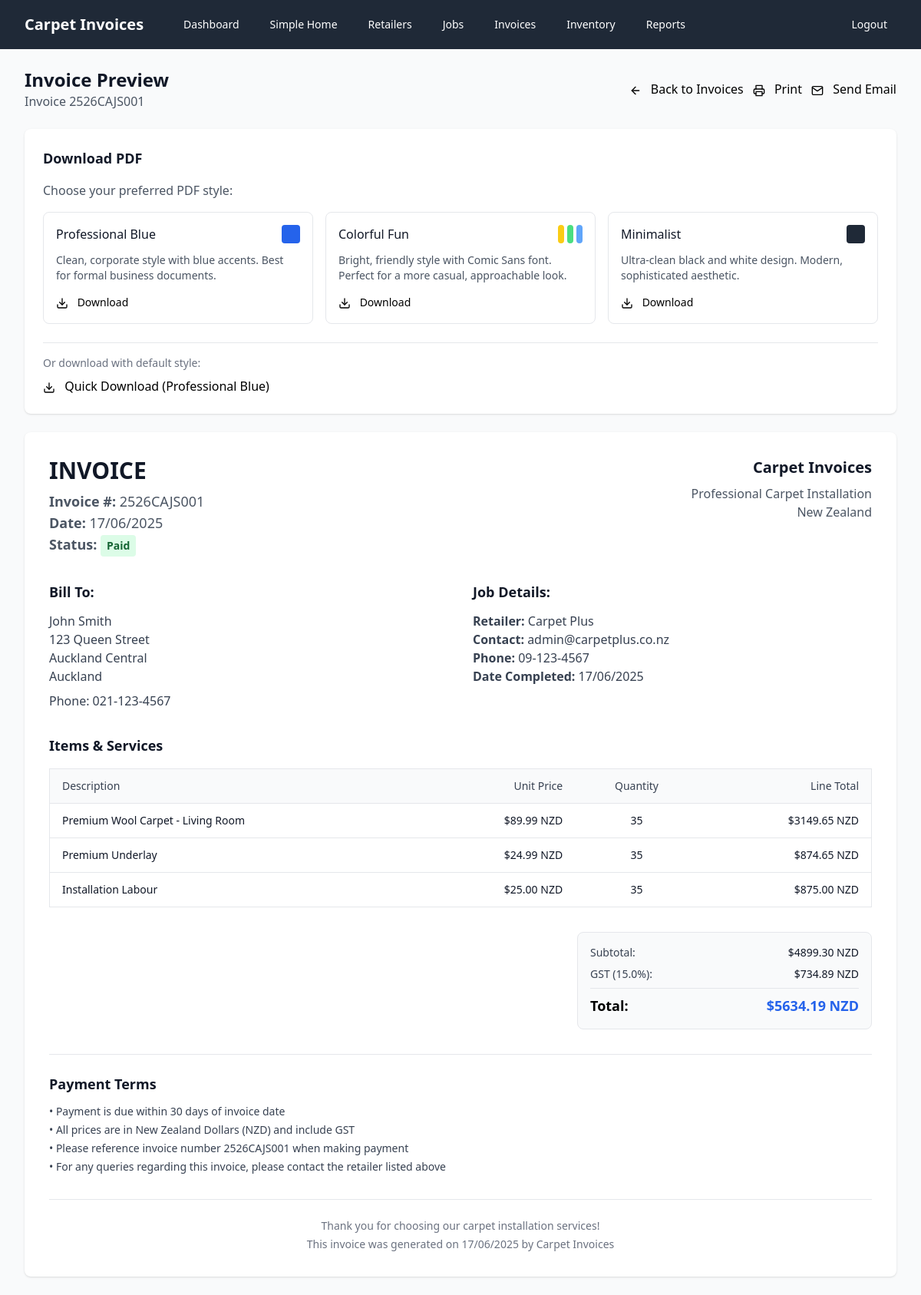
Page /invoice/1/preview (signed in) on the committed database.
### models.py (models this page shows, shortened)
class Invoice(db.Model):
    id = db.Column(db.Integer, primary_key=True)
    invoice_code = db.Column(db.String(100), unique=True, nullable=False, index=True)
    job_id = db.Column(db.Integer, ForeignKey('job.id'), nullable=False, index=True)
    date_created = db.Column(db.Date, nullable=False, default=datetime.now().date, index=True)
    status = db.Column(db.String(20), nullable=False, default='draft', index=True)  # draft, sent, paid
    gst_percentage = db.Column(db.Float, nullable=False, default=15.0)
    subtotal = db.Column(db.Float, nullable=False, default=0.0)
    gst_amount = db.Column(db.Float, nullable=False, default=0.0)
    total = db.Column(db.Float, nullable=False, default=0.0, index=True)
    job = relationship("Job", back_populates="invoices")
    lines = relationship("InvoiceLine", back_populates="invoice", cascade="all, delete-orphan")
    files = relationship("FileStore", back_populates="invoice", cascade="all, delete-orphan")

class Job(db.Model):
    id = db.Column(db.Integer, primary_key=True)
    street_address = db.Column(db.String(200), nullable=False)
    suburb = db.Column(db.String(100), nullable=False)
    town_city = db.Column(db.String(100), nullable=False)
    retailer_id = db.Column(db.Integer, ForeignKey('retailer.id'), nullable=False)
    homeowner_name = db.Column(db.String(100), nullable=False)
    homeowner_phone = db.Column(db.String(20), nullable=False)
    date_completed = db.Column(db.Date, nullable=False)
    retailer = relationship("Retailer", back_populates="jobs")
    invoices = relationship("Invoice", back_populates="job")

class Retailer(db.Model):
    id = db.Column(db.Integer, primary_key=True)
    name = db.Column(db.String(100), nullable=False)
    email = db.Column(db.String(120), nullable=False)
    phone = db.Column(db.String(20), nullable=False)
    jobs = relationship("Job", back_populates="retailer")

class InvoiceLine(db.Model):
    id = db.Column(db.Integer, primary_key=True)
    invoice_id = db.Column(db.Integer, ForeignKey('invoice.id'), nullable=False)
    description = db.Column(db.String(500), nullable=False)
    unit_price = db.Column(db.Float, nullable=False)
    quantity = db.Column(db.Float, nullable=False)
    line_total = db.Column(db.Float, nullable=False)
    invoice = relationship("Invoice", back_populates="lines")

### app.py (the view)
@app.route('/invoice/<int:invoice_id>/preview')
@login_required
def invoice_preview(invoice_id):
    invoice = db.session.get(Invoice, invoice_id)
    if not invoice:
        flash('Invoice not found!', 'error')
        return redirect(url_for('invoices'))
    return render_template('invoice_preview.html', invoice=invoice)

### app.py (called while the page is built)
def login_required(f):
    from functools import wraps
    @wraps(f)
    def decorated_function(*args, **kwargs):
        if not session.get('logged_in'):
            return redirect(url_for('login'))
        return f(*args, **kwargs)
    return decorated_function

def format_nz_currency(amount):
    return f"${amount:.2f} NZD"

@app.template_filter('nz_currency')
def nz_currency_filter(amount):
    return format_nz_currency(amount)

@app.template_filter('nz_date')
def nz_date_filter(date):
    if date:
        return date.strftime('%d/%m/%Y')
    return ''

### templates/invoice_preview.html (shortened to what this page needs)
{% extends "base.html" %}
{% block content %}
{% if not for_pdf %}
<div class="no-print mb-6">
    <div class="flex flex-col sm:flex-row gap-4 justify-between items-start sm:items-center">
        <div>
            <h1 class="text-2xl font-bold text-gray-900">Invoice Preview</h1>
            <p class="text-gray-600">Invoice {{ invoice.invoice_code }}</p>
        </div>
        <div class="flex flex-col sm:flex-row gap-3">
            <a href="{{ url_for('invoices') }}" class="btn-secondary text-center">
                <i data-feather="arrow-left" class="inline h-4 w-4 mr-2"></i>
                Back to Invoices
            </a>
            <button onclick="window.print()" class="btn-secondary">
                <i data-feather="printer" class="inline h-4 w-4 mr-2"></i>
                Print
            </button>
            <a href="{{ url_for('invoice_email', invoice_id=invoice.id) }}" class="btn-primary">
                <i data-feather="mail" class="inline h-4 w-4 mr-2"></i>
                Send Email
            </a>
        </div>
    </div>
</div>
<div class="no-print mb-6">
    <div class="bg-white rounded-lg shadow p-6">
        <h2 class="text-lg font-semibold text-gray-900 mb-4">Download PDF</h2>
        <p class="text-gray-600 mb-4">Choose your preferred PDF style:</p>
        <div class="grid grid-cols-1 md:grid-cols-3 gap-4 mb-6">
            <div class="border border-gray-200 rounded-lg p-4 hover:border-blue-500 transition-colors">
                <div class="flex items-center justify-between mb-3">
                    <h3 class="font-medium text-gray-900">Professional Blue</h3>
                    <div class="w-6 h-6 bg-blue-600 rounded"></div>
                </div>
                <p class="text-sm text-gray-600 mb-3">Clean, corporate style with blue accents. Best for formal business documents.</p>
                <a href="{{ url_for('invoice_pdf', invoice_id=invoice.id, style='style1') }}"
                   class="btn-secondary w-full text-center text-sm">
                    <i data-feather="download" class="inline h-4 w-4 mr-2"></i>
                    Download
                </a>
            </div>
            <div class="border border-gray-200 rounded-lg p-4 hover:border-yellow-500 transition-colors">
                <div class="flex items-center justify-between mb-3">
                    <h3 class="font-medium text-gray-900">Colorful Fun</h3>
                    <div class="flex space-x-1">
                        <div class="w-2 h-6 bg-yellow-400 rounded"></div>
                        <div class="w-2 h-6 bg-green-400 rounded"></div>
                        <div class="w-2 h-6 bg-blue-400 rounded"></div>
                    </div>
                </div>
                <p class="text-sm text-gray-600 mb-3">Bright, friendly style with Comic Sans font. Perfect for a more casual, approachable look.</p>
                <a href="{{ url_for('invoice_pdf', invoice_id=invoice.id, style='style2') }}"
                   class="btn-secondary w-full text-center text-sm">
                    <i data-feather="download" class="inline h-4 w-4 mr-2"></i>
                    Download
                </a>
            </div>
            <div class="border border-gray-200 rounded-lg p-4 hover:border-gray-800 transition-colors">
                <div class="flex items-center justify-between mb-3">
                    <h3 class="font-medium text-gray-900">Minimalist</h3>
                    <div class="w-6 h-6 bg-gray-800 rounded"></div>
                </div>
                <p class="text-sm text-gray-600 mb-3">Ultra-clean black and white design. Modern, sophisticated aesthetic.</p>
                <a href="{{ url_for('invoice_pdf', invoice_id=invoice.id, style='style3') }}"
                   class="btn-secondary w-full text-center text-sm">
                    <i data-feather="download" class="inline h-4 w-4 mr-2"></i>
                    Download
                </a>
            </div>
        </div>
        <div class="border-t pt-4">
            <p class="text-sm text-gray-500 mb-2">Or download with default style:</p>
            <a href="{{ url_for('invoice_pdf', invoice_id=invoice.id) }}" class="btn-primary">
                <i data-feather="download" class="inline h-4 w-4 mr-2"></i>
                Quick Download (Professional Blue)
            </a>
        </div>
    </div>
</div>
{% endif %}
<div class="{% if not for_pdf %}bg-white rounded-lg shadow{% endif %} print-container">
    <div class="p-8">
        <div class="flex flex-col lg:flex-row justify-between items-start mb-8">
            <div>
                <h1 class="text-3xl font-bold text-gray-900 mb-2">INVOICE</h1>
                <div class="text-lg text-gray-600">
                    <p><strong>Invoice #:</strong> {{ invoice.invoice_code }}</p>
                    <p><strong>Date:</strong> {{ invoice.date_created | nz_date }}</p>
                    <p><strong>Status:</strong>
                        <span class="inline-flex px-2 py-1 text-sm font-semibold rounded
                            {% if invoice.status == 'paid' %}bg-green-100 text-green-800
                            {% elif invoice.status == 'sent' %}bg-blue-100 text-blue-800
                            {% else %}bg-yellow-100 text-yellow-800{% endif %}">
                            {{ invoice.status.title() }}
                        </span>
                    </p>
                </div>
            </div>
            <div class="text-right mt-4 lg:mt-0">
                <h2 class="text-xl font-bold text-gray-900 mb-2">Carpet Invoices</h2>
                <p class="text-gray-600">Professional Carpet Installation</p>
                <p class="text-gray-600">New Zealand</p>
            </div>
        </div>
        <div class="grid grid-cols-1 lg:grid-cols-2 gap-8 mb-8">
            <div>
                <h3 class="text-lg font-semibold text-gray-900 mb-3">Bill To:</h3>
                <div class="text-gray-700">
                    <p class="font-medium">{{ invoice.job.homeowner_name }}</p>
                    <p>{{ invoice.job.street_address }}</p>
                    <p>{{ invoice.job.suburb }}</p>
                    <p>{{ invoice.job.town_city }}</p>
                    <p class="mt-2">Phone: {{ invoice.job.homeowner_phone }}</p>
                </div>
            </div>
            <div>
                <h3 class="text-lg font-semibold text-gray-900 mb-3">Job Details:</h3>
                <div class="text-gray-700">
                    <p><strong>Retailer:</strong> {{ invoice.job.retailer.name }}</p>
                    <p><strong>Contact:</strong> {{ invoice.job.retailer.email }}</p>
                    <p><strong>Phone:</strong> {{ invoice.job.retailer.phone }}</p>
                    <p><strong>Date Completed:</strong> {{ invoice.job.date_completed | nz_date }}</p>
                </div>
            </div>
        </div>
        <div class="mb-8">
            <h3 class="text-lg font-semibold text-gray-900 mb-4">Items & Services</h3>
            <div class="overflow-x-auto">
                <table class="w-full border border-gray-200">
                    <thead class="bg-gray-50">
                        <tr>
                            <th class="px-4 py-3 text-left text-sm font-medium text-gray-700 border-b">Description</th>
                            <th class="px-4 py-3 text-right text-sm font-medium text-gray-700 border-b">Unit Price</th>
                            <th class="px-4 py-3 text-center text-sm font-medium text-gray-700 border-b">Quantity</th>
                            <th class="px-4 py-3 text-right text-sm font-medium text-gray-700 border-b">Line Total</th>
                        </tr>
                    </thead>
                    <tbody class="divide-y divide-gray-200">
                        {% for line in invoice.lines %}
                        <tr>
                            <td class="px-4 py-3 text-sm text-gray-900">{{ line.description }}</td>
                            <td class="px-4 py-3 text-sm text-gray-900 text-right">{{ line.unit_price | nz_currency }}</td>
                            <td class="px-4 py-3 text-sm text-gray-900 text-center">{{ line.quantity }}</td>
                            <td class="px-4 py-3 text-sm text-gray-900 text-right font-medium">{{ line.line_total | nz_currency }}</td>
                        </tr>
                        {% endfor %}
                    </tbody>
                </table>
            </div>
        </div>
        <div class="flex justify-end mb-8">
            <div class="w-full max-w-sm">
                <div class="border border-gray-200 rounded-lg p-4 bg-gray-50">
                    <div class="space-y-2">
                        <div class="flex justify-between text-sm">
                            <span class="font-medium text-gray-700">Subtotal:</span>
                            <span class="text-gray-900">{{ invoice.subtotal | nz_currency }}</span>
                        </div>
                        <div class="flex justify-between text-sm">
                            <span class="font-medium text-gray-700">GST ({{ invoice.gst_percentage }}%):</span>
                            <span class="text-gray-900">{{ invoice.gst_amount | nz_currency }}</span>
                        </div>
                        <div class="border-t pt-2">
                            <div class="flex justify-between text-lg font-bold">
                                <span>Total:</span>
                                <span class="text-blue-600">{{ invoice.total | nz_currency }}</span>
                            </div>
                        </div>
                    </div>
                </div>
            </div>
        </div>
        <div class="border-t pt-6">
            <h3 class="text-lg font-semibold text-gray-900 mb-3">Payment Terms</h3>
            <div class="text-sm text-gray-700 space-y-1">
                <p>• Payment is due within 30 days of invoice date</p>
                <p>• All prices are in New Zealand Dollars (NZD) and include GST</p>
                <p>• Please reference invoice number {{ invoice.invoice_code }} when making payment</p>
                <p>• For any queries regarding this invoice, please contact the retailer listed above</p>
            </div>
        </div>
        <div class="border-t mt-8 pt-6 text-center text-sm text-gray-500">
            <p>Thank you for choosing our carpet installation services!</p>
            <p class="mt-1">This invoice was generated on {{ invoice.date_created | nz_date }} by Carpet Invoices</p>
        </div>
    </div>
</div>
{% endblock %}

### templates/base.html (style rules this page uses)
.btn-primary { @apply bg-blue-600 hover:bg-blue-700 text-white font-semibold py-3 px-6 rounded-lg transition duration-200; }
.btn-secondary { @apply bg-gray-600 hover:bg-gray-700 text-white font-semibold py-3 px-6 rounded-lg transition duration-200; }

### rows in the picture
Invoice: invoice_code "2526CAJS001", date_created|nz_date "17/06/2025", status "Paid", subtotal|nz_currency "$4899.30 NZD", gst_percentage "15.0", gst_amount|nz_currency "$734.89 NZD", total|nz_currency "$5634.19 NZD"
Job: job.homeowner_name "John Smith", job.street_address "123 Queen Street", job.suburb "Auckland Central", job.town_city "Auckland", job.homeowner_phone "021-123-4567", job.date_completed|nz_date "17/06/2025"
Retailer: job.retailer.name "Carpet Plus", job.retailer.email "admin@carpetplus.co.nz", job.retailer.phone "09-123-4567"
InvoiceLine: description "Premium Wool Carpet - Living Room", unit_price|nz_currency "$89.99 NZD", quantity "35", line_total|nz_currency "$3149.65 NZD"
InvoiceLine: description "Premium Underlay", unit_price|nz_currency "$24.99 NZD", quantity "35", line_total|nz_currency "$874.65 NZD"
InvoiceLine: description "Installation Labour", unit_price|nz_currency "$25.00 NZD", quantity "35", line_total|nz_currency "$875.00 NZD"
